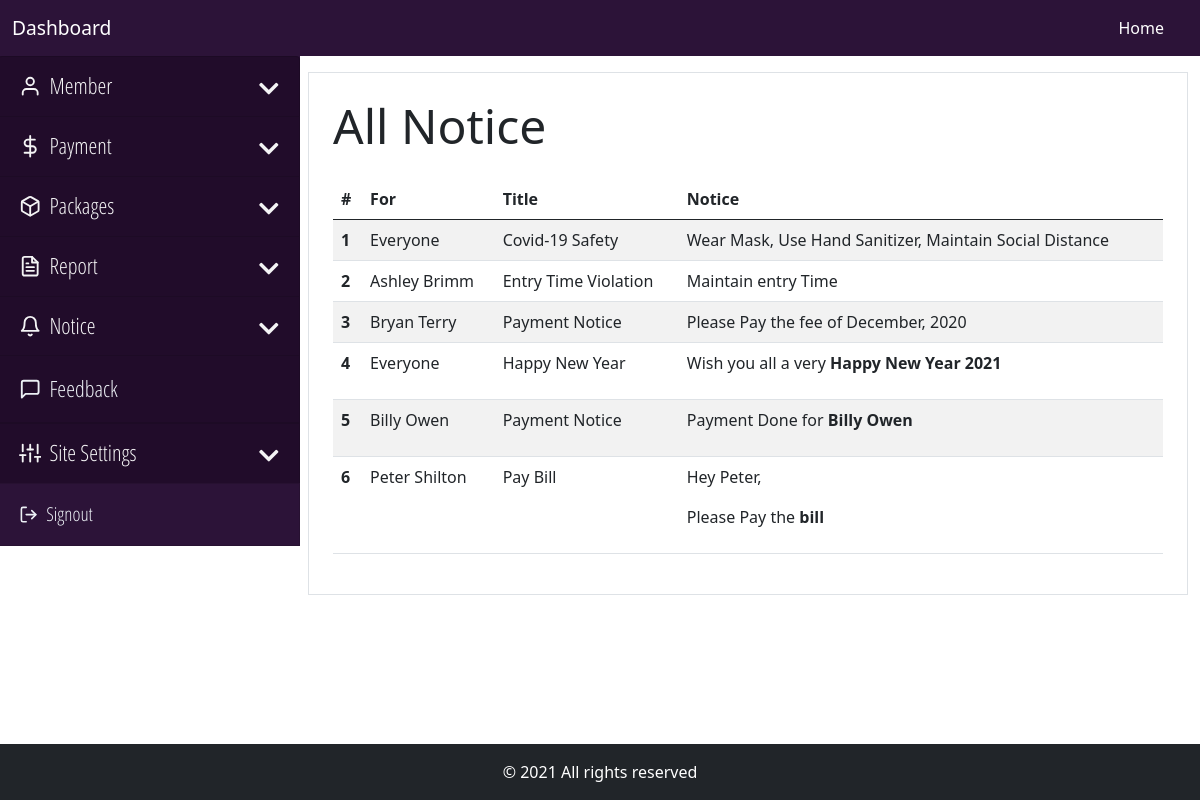
Page /backend/notice/view-notice.php (signed in) on the committed database.
### tables this page shows
CREATE TABLE `notice` (
  `notice_id` int(11) NOT NULL,
  `notice_title` varchar(100) NOT NULL,
  `notice_body` text NOT NULL,
  `notice_for` int(11) NOT NULL DEFAULT '0',
  `notice_isuued_at` timestamp NOT NULL DEFAULT CURRENT_TIMESTAMP
);

CREATE TABLE `member` (
  `member_id` int(11) NOT NULL,
  `member_name` varchar(60) NOT NULL,
  `member_gender` enum('male','female','others') DEFAULT NULL,
  `member_dob` varchar(25) DEFAULT NULL,
  `member_address` varchar(255) DEFAULT NULL,
  `member_package` varchar(20) NOT NULL,
  `member_mobile` varchar(11) DEFAULT NULL,
  `member_photo` varchar(255) DEFAULT NULL,
  `member_status` enum('0','1','2') NOT NULL DEFAULT '0' COMMENT '0 = pending, 1 = Active, 2 = banned',
  `member_user_id` int(11) NOT NULL,
  `member_joined_at` timestamp NOT NULL DEFAULT CURRENT_TIMESTAMP
);

### core/main.php (called while the page is built, shortened)
<?php
    class Main
    {
        private $host = "localhost";
        private $user = "root";
        private $pass ="";
        private $database = "gym_manager";
        private function dbConnect()
        {
            try
            {
                $this->conn = new PDO('mysql:host='.$this->host.';dbname='.$this->database, $this->user, $this->pass);
            }
            catch(PDOException $Exception)
            {
                $this->errmsg = $Exception->getMessage();
            }
        }
    }
?>

### core/dashboard.php (called while the page is built, shortened)
<?php
    require_once "main.php";
    class Dashboard extends Main
    {
        public function viewNotice()
        {
            $this->sql = $this->conn->prepare("SELECT notice.*, member.member_name FROM notice LEFT JOIN member ON notice.notice_for = member.member_id");
            try
            {
                $this->sql->execute();
                if($this->sql->rowCount() > 0)
                {
                    $data = $this->sql->fetchAll(PDO::FETCH_OBJ);
                    return $data;
                }
                else
                {
                    return false;
                }
            }
            catch(PDOException $Exception)
            {
                $this->errmsg = $Exception->getMessage();
                $_SESSION['error'] = "Unexpected Error Occured. Please try again Later.<br> Error: ".$this->errmsg;
                return false;
            }
        }
    }
?>

### backend/notice/view-notice.php (the view, shortened to what this page needs)
<?php
    require_once "../../core/dashboard.php";
    require_once "../inc/be-header.php";
    if(isset( $_SESSION['role']) &&  $_SESSION['role'] == 'admin' )
    {
      require_once "../inc/be-nav-admin.php";
    }
    else
    {
      require_once "../inc/be-nav-user.php";
    }
?>
<div class="container-fluid overflow-hidden mb-5">
    <div class="row gx-2 mt-3">
    <?php
        if(isset( $_SESSION['role']) &&  $_SESSION['role'] == 'admin' )
        {
          require_once "../inc/be-sidenav-admin.php";
        }
        else
        {
          require_once "../inc/be-sidenav-user.php";
        }
    ?>
        <div class="col-md-9">
            <div class="border p-4">
                <h2 class="display-5 mb-4">All Notice</h2>
                <table class="table table-striped">
                    <thead>
                        <tr>
                            <th scope="col">#</th>
                            <th scope="col">For</th>
                            <th scope="col">Title</th>
                            <th scope="col">Notice</th>
                        </tr>
                    </thead>
                    <tbody>
                        <?php
                            $notice = new Dashboard;
                            $result = $notice->viewNotice();
                            if($result != false)
                            {
                                foreach($result as $data)
                                {
                                    if($data->notice_for == 0)
                                    {
                                        $for = "Everyone";
                                    }
                                    else
                                    {
                                        $for = $data->member_name;
                                    }
                        ?>
                            <tr>
                                <th scope="row"><?=$data->notice_id?></th>
                                <td><?=$for?></td>
                                <td><?=$data->notice_title?></td>
                                <td><?=$data->notice_body?></td>
                            </tr>
                        <?php
                                }
                            }
                            else
                            {
                        ?>
                            <tr>
                                <td colspan="4">No Data Found</td>
                            </tr>
                        <?php
                            }
                        ?>
                    </tbody>
                </table>
            </div>
        </div>
    </div>
</div>
<?php
    require_once "../inc/be-footer.php";
?>

### rows in the picture
notice: notice_id "1", notice_for "Everyone", notice_title "Covid-19 Safety", notice_body "Wear Mask, Use Hand Sanitizer, Maintain Social Distance"
notice: notice_id "2", member.member_name "Ashley Brimm", notice_title "Entry Time Violation", notice_body "Maintain entry Time"
notice: notice_id "3", member.member_name "Bryan Terry", notice_title "Payment Notice", notice_body "Please Pay the fee of December, 2020"
notice: notice_id "4", notice_for "Everyone", notice_title "Happy New Year", notice_body "Wish you all a very Happy New Year 2021"
notice: notice_id "5", member.member_name "Billy Owen", notice_title "Payment Notice", notice_body "Payment Done for Billy Owen"
notice: notice_id "6", member.member_name "Peter Shilton", notice_title "Pay Bill", notice_body "Hey Peter, Please Pay the bill"
